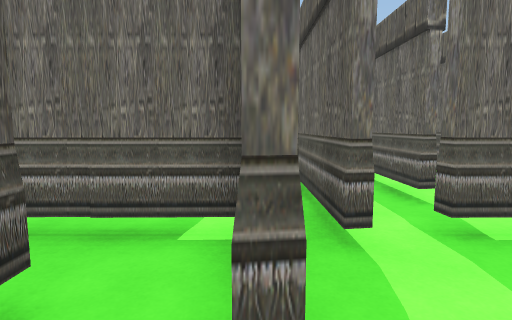
[1] (above)

17 first-person views from a walk through a 3-D level made in the Unity game engine. The camera is 1.4 m above the floor, tilts 6° down and sees 80° across. The floor is counted in squares, 1 m on a side. Each view is taken from the middle of a square. On the plan, view 1 faces up. The plan holds only what a view shows up to about 14 squares ahead; the rest is blank. The player character is not drawn.

[2]
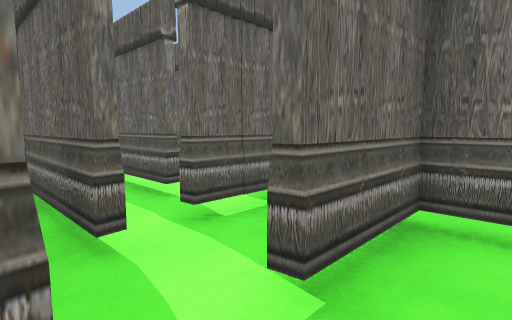

[3]
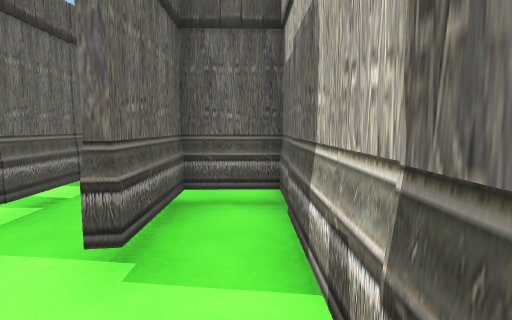

[4]
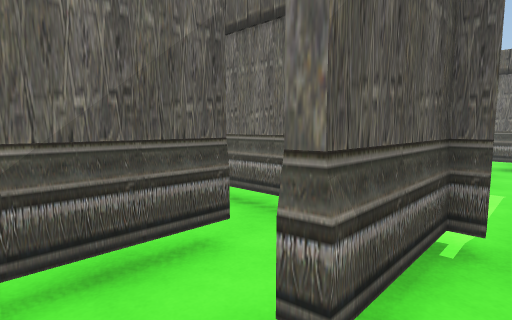

[5]
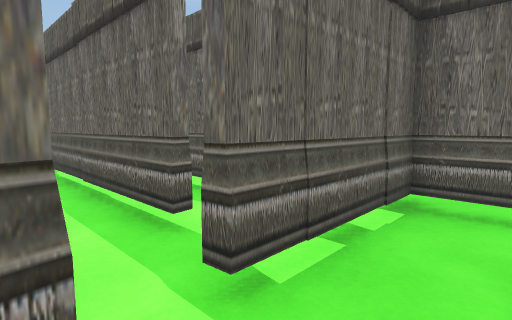

[6]
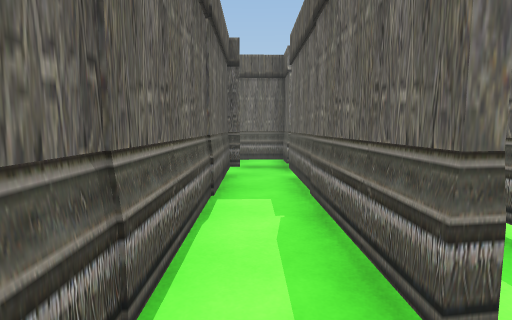

[7]
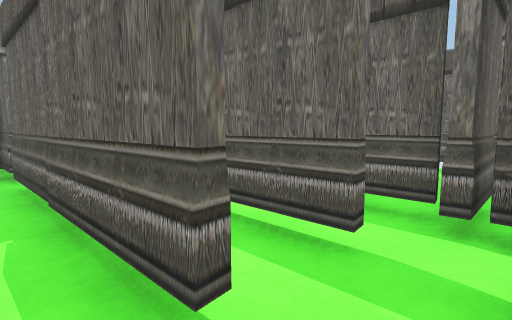

[8]
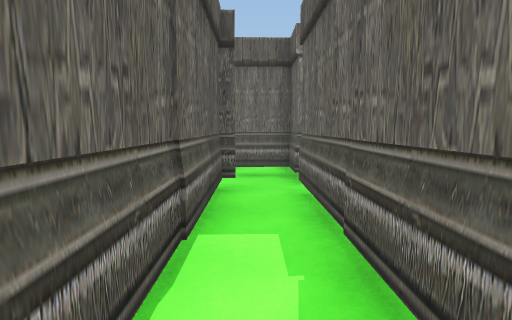

[9]
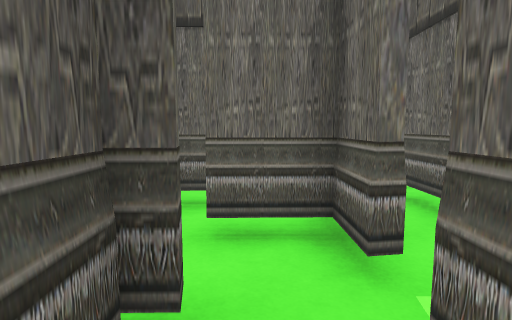

[10]
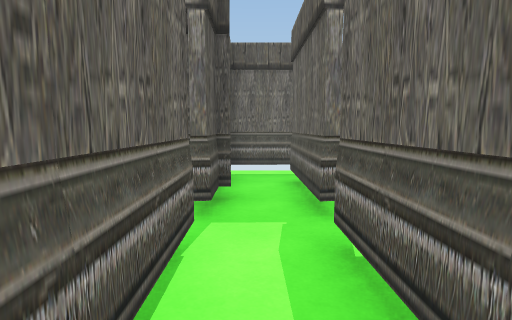

[11]
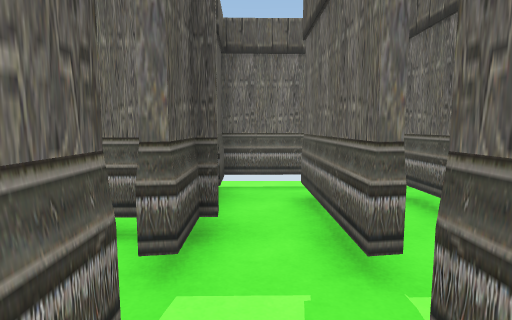

[12]
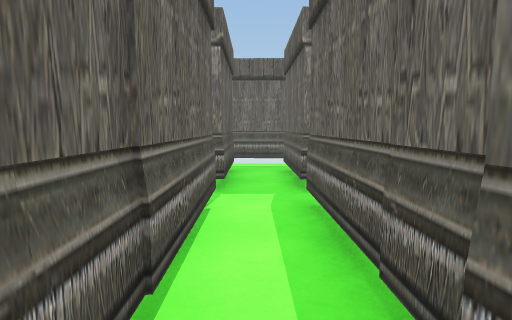

[13]
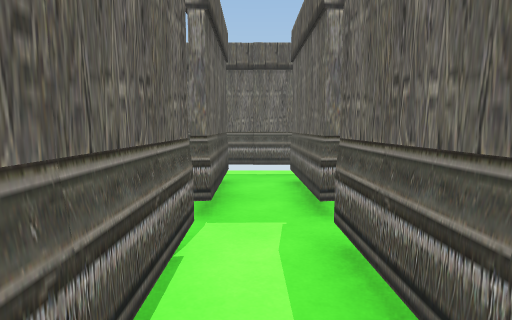

[14]
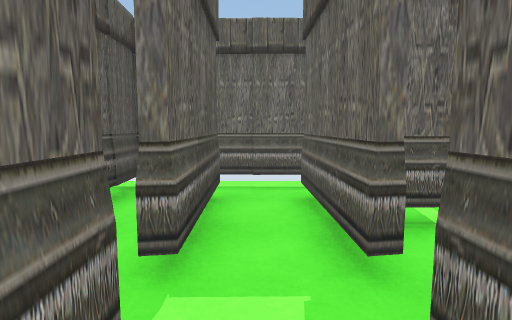

[15]
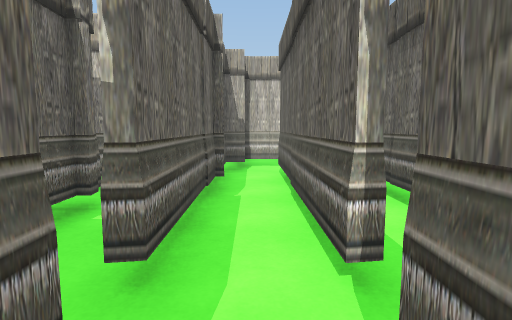

[16]
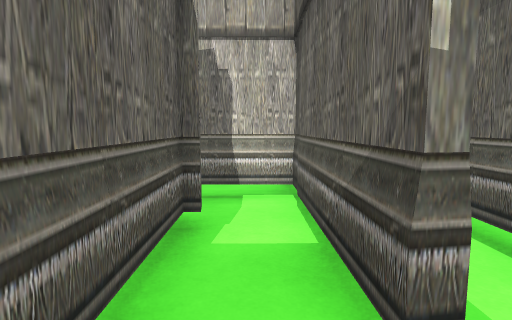

[17]
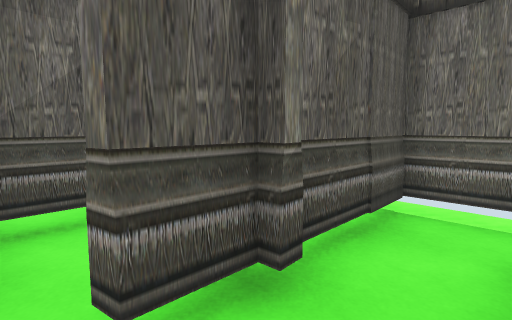

### Floor plan
Key: @ floor where view 1 was taken; # wall or solid block; x gap in a wall; . floor; T thing the floor can be seen under or through.
Columns run from 4 left of view 1 to 9 right of it. Each row starts with its distance up from view 1.
 18        #####
 17        #.#.#
 16       ##.#.#
 15     ####.#.###
 14     #..#.#.#.
 13     ##.......#
 12      #.#.#.#.#
 11      #.#.#.#.#
 10      #.#.#.#.#
  9      #.#.#.#.#
  8      #.#.#.###
  7      #.#.#.#
  6      #.#.#.#
  5 ...  #....##
  4 xTTTT#.#####
  3  ...T#.....#
  2  .#.#...  .#
  1  .#. .####.
  0  .#.@....#.
 -1     ######

Where each view was taken, in squares from view 1:
view 1: 0 up, 0 right, facing up
view 2: 0 up, 0 right, facing up-right
view 3: 0 up, 1 left, facing right
view 4: 0 up, 1 right, facing up-left
view 5: 2 up, 1 right, facing up-right
view 6: 4 up, 2 right, facing up
view 7: 4 up, 2 right, facing up-right
view 8: 6 up, 2 right, facing up
view 9: 11 up, 2 right, facing up
view 10: 9 up, 4 right, facing up
view 11: 11 up, 4 right, facing up
view 12: 7 up, 6 right, facing up
view 13: 9 up, 6 right, facing up
view 14: 11 up, 6 right, facing up
view 15: 15 up, 6 right, facing down
view 16: 14 up, 8 right, facing down
view 17: 13 up, 5 right, facing up-left
